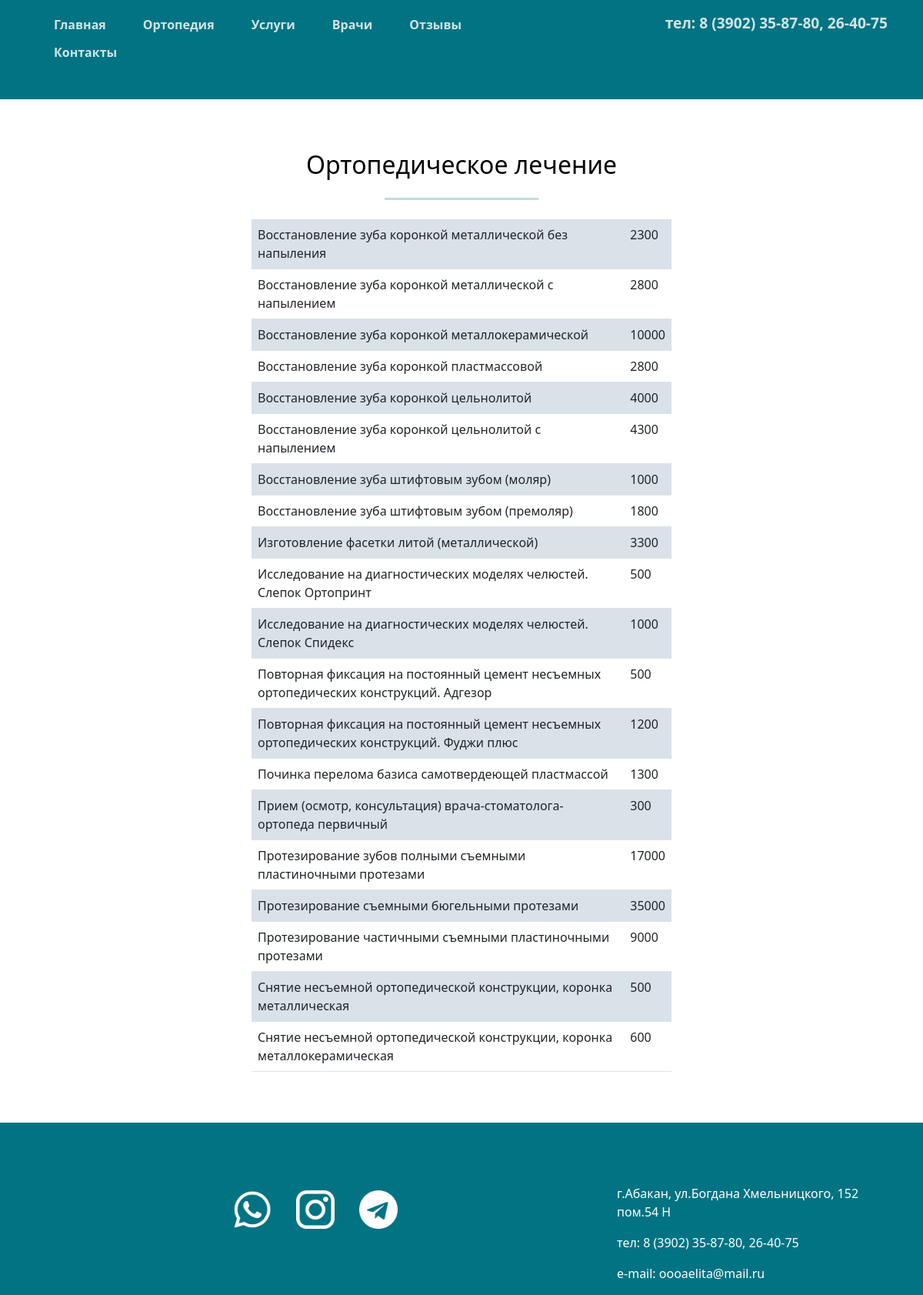
The page /price/ortopedicheskoe-lechenie/ on the database its author committed.
### aelitaapp/models.py (models this page shows, shortened)
class Categorys (models.Model):
    name = models.CharField(max_length=100, verbose_name="Название")
    slug = models.SlugField(max_length=50, unique=True, db_index=True, verbose_name="URL")
    def __str__(self):
        return self.name
    class Meta:
        db_table = 'categorys'
        verbose_name = "Категории"
        verbose_name_plural = "Категории"

class Price (models.Model):
    name = models.CharField(max_length=300, db_index=True, verbose_name="Название")
    price = models.IntegerField(default=0, verbose_name="Цена")
    id_cat = models.ForeignKey('Categorys', null=False, on_delete=models.PROTECT, verbose_name="Категория")
    class Meta:
        db_table = 'price'
        verbose_name = "Цены"
        verbose_name_plural = "Цены"
        ordering = ['name']

### aelitaapp/views.py (the view)
# urls.py: path('price/<slug:price_slug>/', price, name='price'),
@cache_page(60*2)
def price(request, price_slug):
    name_cat = Categorys.objects.get(slug=price_slug)
    price_cat = Price.objects.filter(id_cat=name_cat.pk)
    context = {'products': price_cat, 'name_cat': name_cat}
    return render(request, 'aelitaapp/price.html', context)
    allow_empty = False #вызывает 404 если категории не существует

### aelitaapp/templates/aelitaapp/price.html (shortened to what this page needs)
{% extends 'aelitaapp/base.html' %}
{% block content %}
<div class="container">
	<div class="row block-price">
		<div class="col-12">
				<h2 class="text-center py-3">{{ name_cat }}</h2>
			  <hr class="h-line text-center" size="5px">
		</div>
		<div class="col-3"></div>
		<div class="col-6">
			{% if products %}
			<table class="table table-striped">
			  <tbody>
              {% for product in products %}
			    <tr>
			      <td>{{ product.name }}</td>
			      <td>{{ product.price }}</td>
			    </tr>
			  {% endfor %}
			  </tbody>
			</table>
			{% else %}
			<h5>Записей нет</h5>
			{% endif %}
		</div>
		<div class="col-3"></div>
	</div>
</div>
{% endblock %}

### aelitaapp/static/aelitaapp/css/cover.css (style rules this page uses)
html, body { height: 100%; }
.h-line { color: #027383; width: 200px; margin: auto; margin-bottom: 25px; }
.block-price { margin-top: 50px; margin-bottom: 50px; }
.block-price h2 { color: black; }
.table-striped>tbody>tr:nth-of-type(odd) { --bs-table-accent-bg: #d9e1e9; }

### rows shown on the page
Categorys: name "Ортопедическое лечение"
Price: name "Восстановление зуба коронкой металлической без напыления", price "2300"
Price: name "Восстановление зуба коронкой металлической с напылением", price "2800"
Price: name "Восстановление зуба коронкой металлокерамической", price "10000"
Price: name "Восстановление зуба коронкой пластмассовой", price "2800"
Price: name "Восстановление зуба коронкой цельнолитой", price "4000"
Price: name "Восстановление зуба коронкой цельнолитой с напылением", price "4300"
Price: name "Восстановление зуба штифтовым зубом (моляр)", price "1000"
Price: name "Восстановление зуба штифтовым зубом (премоляр)", price "1800"
Price: name "Изготовление фасетки литой (металлической)", price "3300"
Price: name "Исследование на диагностических моделях челюстей. Слепок Ортопринт", price "500"
Price: name "Исследование на диагностических моделях челюстей. Слепок Спидекс", price "1000"
Price: name "Повторная фиксация на постоянный цемент несъемных ортопедических конструкций. Адгезор", price "500"
Price: name "Повторная фиксация на постоянный цемент несъемных ортопедических конструкций. Фуджи плюс", price "1200"
Price: name "Починка перелома базиса самотвердеющей пластмассой", price "1300"
Price: name "Прием (осмотр, консультация) врача-стоматолога-ортопеда первичный", price "300"
Price: name "Протезирование зубов полными съемными пластиночными протезами", price "17000"
Price: name "Протезирование съемными бюгельными протезами", price "35000"
Price: name "Протезирование частичными съемными пластиночными протезами", price "9000"
Price: name "Снятие несъемной ортопедической конструкции, коронка металлическая", price "500"
Price: name "Снятие несъемной ортопедической конструкции, коронка металлокерамическая", price "600"
